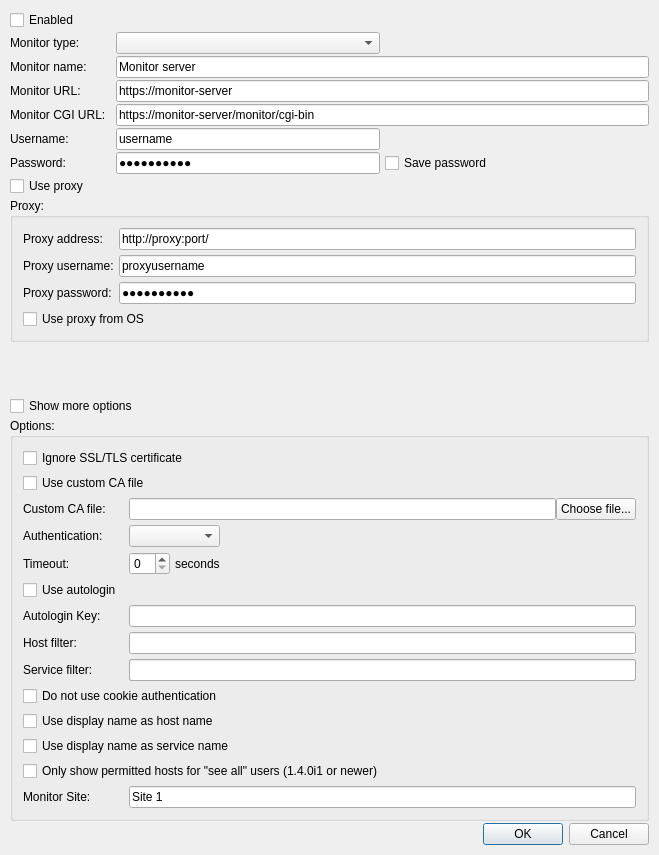
<?xml version="1.0" encoding="UTF-8"?>
<ui version="4.0">
 <class>settings_server</class>
 <widget class="QDialog" name="settings_server">
  <property name="geometry">
   <rect>
    <x>0</x>
    <y>0</y>
    <width>659</width>
    <height>855</height>
   </rect>
  </property>
  <property name="sizePolicy">
   <sizepolicy hsizetype="Minimum" vsizetype="Minimum">
    <horstretch>0</horstretch>
    <verstretch>0</verstretch>
   </sizepolicy>
  </property>
  <property name="windowTitle">
   <string>Dialog</string>
  </property>
  <property name="modal">
   <bool>true</bool>
  </property>
  <layout class="QGridLayout" name="gridLayout">
   <property name="leftMargin">
    <number>10</number>
   </property>
   <property name="topMargin">
    <number>10</number>
   </property>
   <property name="rightMargin">
    <number>10</number>
   </property>
   <property name="bottomMargin">
    <number>10</number>
   </property>
   <property name="horizontalSpacing">
    <number>5</number>
   </property>
   <property name="verticalSpacing">
    <number>2</number>
   </property>
   <item row="8" column="0">
    <widget class="QLabel" name="label_password">
     <property name="sizePolicy">
      <sizepolicy hsizetype="Minimum" vsizetype="Preferred">
       <horstretch>0</horstretch>
       <verstretch>0</verstretch>
      </sizepolicy>
     </property>
     <property name="text">
      <string>Password:</string>
     </property>
    </widget>
   </item>
   <item row="4" column="2" colspan="2">
    <widget class="QLineEdit" name="input_lineedit_monitor_url">
     <property name="inputMask">
      <string/>
     </property>
     <property name="text">
      <string>https://monitor-server</string>
     </property>
    </widget>
   </item>
   <item row="3" column="0">
    <widget class="QLabel" name="label_name">
     <property name="sizePolicy">
      <sizepolicy hsizetype="Minimum" vsizetype="Preferred">
       <horstretch>0</horstretch>
       <verstretch>0</verstretch>
      </sizepolicy>
     </property>
     <property name="text">
      <string>Monitor name:</string>
     </property>
    </widget>
   </item>
   <item row="6" column="2">
    <widget class="QLineEdit" name="input_lineedit_username">
     <property name="text">
      <string>username</string>
     </property>
    </widget>
   </item>
   <item row="5" column="2" colspan="2">
    <widget class="QLineEdit" name="input_lineedit_monitor_cgi_url">
     <property name="text">
      <string>https://monitor-server/monitor/cgi-bin</string>
     </property>
    </widget>
   </item>
   <item row="1" column="2">
    <widget class="QComboBox" name="input_combobox_type"/>
   </item>
   <item row="8" column="2">
    <widget class="QLineEdit" name="input_lineedit_password">
     <property name="text">
      <string>1234567890</string>
     </property>
     <property name="echoMode">
      <enum>QLineEdit::Password</enum>
     </property>
    </widget>
   </item>
   <item row="17" column="0">
    <widget class="QCheckBox" name="input_checkbox_use_proxy">
     <property name="text">
      <string>Use proxy</string>
     </property>
    </widget>
   </item>
   <item row="18" column="0" colspan="4">
    <widget class="QGroupBox" name="groupbox_proxy">
     <property name="title">
      <string>Proxy:</string>
     </property>
     <layout class="QGridLayout" name="gridLayout_2">
      <property name="leftMargin">
       <number>10</number>
      </property>
      <property name="topMargin">
       <number>10</number>
      </property>
      <property name="rightMargin">
       <number>10</number>
      </property>
      <property name="bottomMargin">
       <number>10</number>
      </property>
      <property name="spacing">
       <number>5</number>
      </property>
      <item row="3" column="0">
       <widget class="QLabel" name="label_proxy_password">
        <property name="sizePolicy">
         <sizepolicy hsizetype="Minimum" vsizetype="Preferred">
          <horstretch>0</horstretch>
          <verstretch>0</verstretch>
         </sizepolicy>
        </property>
        <property name="text">
         <string>Proxy password:</string>
        </property>
       </widget>
      </item>
      <item row="2" column="0">
       <widget class="QLabel" name="label_proxy_username">
        <property name="sizePolicy">
         <sizepolicy hsizetype="Minimum" vsizetype="Preferred">
          <horstretch>0</horstretch>
          <verstretch>0</verstretch>
         </sizepolicy>
        </property>
        <property name="text">
         <string>Proxy username:</string>
        </property>
       </widget>
      </item>
      <item row="2" column="1">
       <widget class="QLineEdit" name="input_lineedit_proxy_username">
        <property name="text">
         <string>proxyusername</string>
        </property>
       </widget>
      </item>
      <item row="1" column="1">
       <widget class="QLineEdit" name="input_lineedit_proxy_address">
        <property name="text">
         <string>http://proxy:port/</string>
        </property>
       </widget>
      </item>
      <item row="1" column="0">
       <widget class="QLabel" name="label_proxy_address">
        <property name="sizePolicy">
         <sizepolicy hsizetype="Minimum" vsizetype="Preferred">
          <horstretch>0</horstretch>
          <verstretch>0</verstretch>
         </sizepolicy>
        </property>
        <property name="text">
         <string>Proxy address:</string>
        </property>
       </widget>
      </item>
      <item row="3" column="1">
       <widget class="QLineEdit" name="input_lineedit_proxy_password">
        <property name="text">
         <string>1234567890</string>
        </property>
        <property name="echoMode">
         <enum>QLineEdit::Password</enum>
        </property>
       </widget>
      </item>
      <item row="4" column="0" colspan="2">
       <widget class="QCheckBox" name="input_checkbox_use_proxy_from_os">
        <property name="text">
         <string>Use proxy from OS</string>
        </property>
       </widget>
      </item>
     </layout>
    </widget>
   </item>
   <item row="29" column="3">
    <widget class="QDialogButtonBox" name="button_box">
     <property name="orientation">
      <enum>Qt::Horizontal</enum>
     </property>
     <property name="standardButtons">
      <set>QDialogButtonBox::Cancel|QDialogButtonBox::Ok</set>
     </property>
    </widget>
   </item>
   <item row="1" column="0">
    <widget class="QLabel" name="label_server_type">
     <property name="sizePolicy">
      <sizepolicy hsizetype="Minimum" vsizetype="Preferred">
       <horstretch>0</horstretch>
       <verstretch>0</verstretch>
      </sizepolicy>
     </property>
     <property name="text">
      <string>Monitor type:</string>
     </property>
    </widget>
   </item>
   <item row="6" column="0">
    <widget class="QLabel" name="label_username">
     <property name="sizePolicy">
      <sizepolicy hsizetype="Minimum" vsizetype="Preferred">
       <horstretch>0</horstretch>
       <verstretch>0</verstretch>
      </sizepolicy>
     </property>
     <property name="text">
      <string>Username:</string>
     </property>
    </widget>
   </item>
   <item row="4" column="0">
    <widget class="QLabel" name="label_monitor_url">
     <property name="sizePolicy">
      <sizepolicy hsizetype="Minimum" vsizetype="Preferred">
       <horstretch>0</horstretch>
       <verstretch>0</verstretch>
      </sizepolicy>
     </property>
     <property name="text">
      <string>Monitor URL:</string>
     </property>
    </widget>
   </item>
   <item row="3" column="2" colspan="2">
    <widget class="QLineEdit" name="input_lineedit_name">
     <property name="text">
      <string>Monitor server</string>
     </property>
    </widget>
   </item>
   <item row="5" column="0">
    <widget class="QLabel" name="label_monitor_cgi_url">
     <property name="sizePolicy">
      <sizepolicy hsizetype="Minimum" vsizetype="Preferred">
       <horstretch>0</horstretch>
       <verstretch>0</verstretch>
      </sizepolicy>
     </property>
     <property name="text">
      <string>Monitor CGI URL:</string>
     </property>
    </widget>
   </item>
   <item row="0" column="0" colspan="4">
    <widget class="QCheckBox" name="input_checkbox_enabled">
     <property name="text">
      <string>Enabled</string>
     </property>
    </widget>
   </item>
   <item row="8" column="3">
    <widget class="QCheckBox" name="input_checkbox_save_password">
     <property name="text">
      <string>Save password</string>
     </property>
    </widget>
   </item>
   <item row="26" column="0" colspan="4">
    <spacer name="verticalSpacer">
     <property name="orientation">
      <enum>Qt::Vertical</enum>
     </property>
     <property name="sizeHint" stdset="0">
      <size>
       <width>0</width>
       <height>0</height>
      </size>
     </property>
    </spacer>
   </item>
   <item row="27" column="0" colspan="4">
    <widget class="QCheckBox" name="input_checkbox_show_options">
     <property name="text">
      <string>Show more options</string>
     </property>
    </widget>
   </item>
   <item row="28" column="0" colspan="4">
    <widget class="QGroupBox" name="groupbox_options">
     <property name="title">
      <string>Options:</string>
     </property>
     <layout class="QGridLayout" name="gridLayout_3">
      <property name="leftMargin">
       <number>10</number>
      </property>
      <property name="topMargin">
       <number>10</number>
      </property>
      <property name="rightMargin">
       <number>10</number>
      </property>
      <property name="bottomMargin">
       <number>10</number>
      </property>
      <property name="horizontalSpacing">
       <number>10</number>
      </property>
      <property name="verticalSpacing">
       <number>5</number>
      </property>
      <item row="2" column="0">
       <widget class="QLabel" name="label_custom_ca_file">
        <property name="text">
         <string>Custom CA file: </string>
        </property>
       </widget>
      </item>
      <item row="8" column="0">
       <widget class="QLabel" name="label_autologin_key">
        <property name="sizePolicy">
         <sizepolicy hsizetype="Minimum" vsizetype="Preferred">
          <horstretch>0</horstretch>
          <verstretch>0</verstretch>
         </sizepolicy>
        </property>
        <property name="text">
         <string>Autologin Key:</string>
        </property>
       </widget>
      </item>
      <item row="5" column="2">
       <widget class="QComboBox" name="input_combobox_authentication"/>
      </item>
      <item row="5" column="3">
       <spacer name="horizontalSpacer_2">
        <property name="orientation">
         <enum>Qt::Horizontal</enum>
        </property>
        <property name="sizeHint" stdset="0">
         <size>
          <width>40</width>
          <height>20</height>
         </size>
        </property>
       </spacer>
      </item>
      <item row="6" column="0">
       <widget class="QLabel" name="label_timeout">
        <property name="text">
         <string>Timeout:</string>
        </property>
       </widget>
      </item>
      <item row="6" column="2">
       <layout class="QHBoxLayout" name="horizontalLayout_timeout_seconds">
        <property name="spacing">
         <number>5</number>
        </property>
        <item>
         <widget class="QSpinBox" name="input_spinbox_timeout"/>
        </item>
        <item>
         <widget class="QLabel" name="label_timeout_sec">
          <property name="text">
           <string>seconds</string>
          </property>
         </widget>
        </item>
       </layout>
      </item>
      <item row="6" column="3">
       <spacer name="horizontalSpacer">
        <property name="orientation">
         <enum>Qt::Horizontal</enum>
        </property>
        <property name="sizeHint" stdset="0">
         <size>
          <width>40</width>
          <height>20</height>
         </size>
        </property>
       </spacer>
      </item>
      <item row="7" column="0" colspan="4">
       <widget class="QCheckBox" name="input_checkbox_use_autologin">
        <property name="text">
         <string>Use autologin</string>
        </property>
       </widget>
      </item>
      <item row="8" column="2" colspan="2">
       <widget class="QLineEdit" name="input_lineedit_autologin_key">
        <property name="text">
         <string/>
        </property>
       </widget>
      </item>
      <item row="15" column="0">
       <widget class="QLabel" name="label_monitor_site">
        <property name="sizePolicy">
         <sizepolicy hsizetype="Minimum" vsizetype="Preferred">
          <horstretch>0</horstretch>
          <verstretch>0</verstretch>
         </sizepolicy>
        </property>
        <property name="text">
         <string>Monitor Site:</string>
        </property>
       </widget>
      </item>
      <item row="15" column="2" colspan="2">
       <widget class="QLineEdit" name="input_lineedit_monitor_site">
        <property name="text">
         <string>Site 1</string>
        </property>
       </widget>
      </item>
      <item row="9" column="0">
       <widget class="QLabel" name="label_host_filter">
        <property name="sizePolicy">
         <sizepolicy hsizetype="Minimum" vsizetype="Preferred">
          <horstretch>0</horstretch>
          <verstretch>0</verstretch>
         </sizepolicy>
        </property>
        <property name="text">
         <string>Host filter:</string>
        </property>
       </widget>
      </item>
      <item row="5" column="0">
       <widget class="QLabel" name="label_auth_type">
        <property name="text">
         <string>Authentication:</string>
        </property>
       </widget>
      </item>
      <item row="12" column="0" colspan="4">
       <widget class="QCheckBox" name="input_checkbox_use_display_name_host">
        <property name="text">
         <string>Use display name as host name</string>
        </property>
       </widget>
      </item>
      <item row="13" column="0" colspan="4">
       <widget class="QCheckBox" name="input_checkbox_use_display_name_service">
        <property name="text">
         <string>Use display name as service name</string>
        </property>
       </widget>
      </item>
      <item row="9" column="2" colspan="2">
       <widget class="QLineEdit" name="input_lineedit_host_filter">
        <property name="text">
         <string/>
        </property>
       </widget>
      </item>
      <item row="10" column="0">
       <widget class="QLabel" name="label_service_filter">
        <property name="sizePolicy">
         <sizepolicy hsizetype="Minimum" vsizetype="Preferred">
          <horstretch>0</horstretch>
          <verstretch>0</verstretch>
         </sizepolicy>
        </property>
        <property name="text">
         <string>Service filter:</string>
        </property>
       </widget>
      </item>
      <item row="10" column="2" colspan="2">
       <widget class="QLineEdit" name="input_lineedit_service_filter">
        <property name="text">
         <string/>
        </property>
       </widget>
      </item>
      <item row="10" column="2" colspan="2">
       <widget class="QLineEdit" name="input_lineedit_service_filter">
        <property name="text">
         <string/>
        </property>
       </widget>
      </item>
      <item row="11" column="0" colspan="4">
       <widget class="QCheckBox" name="input_checkbox_no_cookie_auth">
        <property name="text">
         <string>Do not use cookie authentication</string>
        </property>
       </widget>
      </item>
      <item row="14" column="0" colspan="4">
       <widget class="QCheckBox" name="input_checkbox_force_authuser">
        <property name="text">
         <string>Only show permitted hosts for &quot;see all&quot; users (1.4.0i1 or newer)</string>
        </property>
       </widget>
      </item>
      <item row="0" column="0" colspan="4">
       <widget class="QCheckBox" name="input_checkbox_ignore_cert">
        <property name="text">
         <string>Ignore SSL/TLS certificate</string>
        </property>
       </widget>
      </item>
      <item row="1" column="0" colspan="3">
       <widget class="QCheckBox" name="input_checkbox_custom_cert_use">
        <property name="text">
         <string>Use custom CA file</string>
        </property>
       </widget>
      </item>
      <item row="2" column="2" colspan="2">
       <layout class="QHBoxLayout" name="horizontalLayout">
        <item>
         <widget class="QLineEdit" name="input_lineedit_custom_cert_ca_file"/>
        </item>
        <item>
         <widget class="QPushButton" name="button_choose_custom_cert_ca_file">
          <property name="text">
           <string>Choose file...</string>
          </property>
         </widget>
        </item>
       </layout>
      </item>
     </layout>
    </widget>
   </item>
  </layout>
 </widget>
 <tabstops>
  <tabstop>input_checkbox_enabled</tabstop>
  <tabstop>input_combobox_type</tabstop>
  <tabstop>input_lineedit_name</tabstop>
  <tabstop>input_lineedit_monitor_url</tabstop>
  <tabstop>input_lineedit_monitor_cgi_url</tabstop>
  <tabstop>input_lineedit_username</tabstop>
  <tabstop>input_lineedit_password</tabstop>
  <tabstop>input_checkbox_save_password</tabstop>
  <tabstop>input_checkbox_use_proxy</tabstop>
  <tabstop>input_lineedit_proxy_address</tabstop>
  <tabstop>input_lineedit_proxy_username</tabstop>
  <tabstop>input_lineedit_proxy_password</tabstop>
  <tabstop>input_checkbox_use_proxy_from_os</tabstop>
 </tabstops>
 <resources/>
 <connections/>
</ui>
